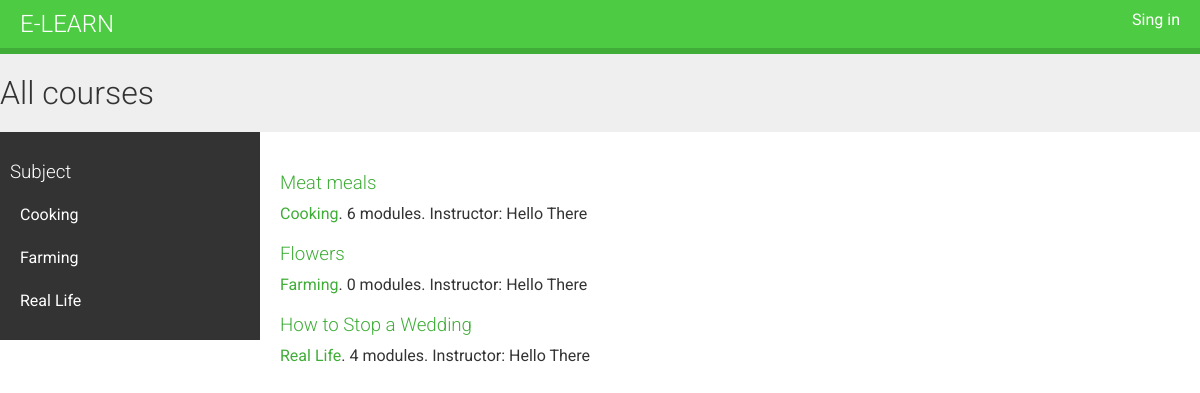
The page / on the database its author committed.
### courses/models.py (models this page shows, shortened)
class Subject(models.Model):
    title = models.CharField(max_length=200)
    slug = models.SlugField(max_length=200, unique=True)
    class Meta:
        ordering = ('title', )
    def __str__(self):
        return self.title

class Course(models.Model):
    owner = models.ForeignKey(User, related_name='courses_created')
    subject = models.ForeignKey(Subject, related_name='courses')
    title = models.CharField(max_length=200)
    slug = models.SlugField(max_length=200, unique=True)
    overview = models.TextField()
    created = models.DateTimeField(auto_now_add=True)
    class Meta:
        ordering = ('-created', )
    students = models.ManyToManyField(User, related_name='courses_joined', blank=True)

### courses/views.py (the view)
# urls.py: url(r'^subject/(?P<subject>[\w-]+)/$', views.CourseListView.as_view(), name='course_list_subject'),
class CourseListView(TemplateResponseMixin, View):
    model = Course
    template_name = 'courses/course/list.html'
    def get(self, request, subject=None):
        subjects = Subject.objects.annotate(total_courses=Count('courses'))
        courses = Course.objects.annotate(total_modules=Count('modules'))
        if subject:
            subject = get_object_or_404(Subject, slug=subject)
            courses = courses.filter(subject=subject)
        return self.render_to_response({'subjects': subjects, 'subject': subject, 'courses': courses})

### courses/templates/courses/course/list.html (shortened to what this page needs)
{% extends "base.html" %}
{% block content %}
    <h1>
    {% if subject %}
        {{ subject.title }} courses
    {% else %}
        All courses
    {% endif %}
    </h1>
    <div class="contents">
        <h3>Subject</h3>
        <ul id="modules">
            {% for s in subjects %}
                <li {% if  subject == s%} class="selected" {% endif %} >
                 <a href="{% url "course_list_subject" s.slug%}">{{ s.title }}</a>
                </li>
            {% endfor %}
        </ul>
    </div>
    <div class="module">
        {% for course in courses %}
            {% with subject=course.subject %}
                <h3><a href="{% url "course_detail" course.slug %}">{{ course.title }}</a></h3>
                <p>
                <a href="{% url "course_list_subject" subject.slug %}">{{ subject }}</a>.
                    {{ course.total_modules }} modules.
                    Instructor: {{ course.owner.get_full_name }}
                </p>
            {% endwith %}
        {% endfor %}
    </div>
{% endblock %}

### courses/static/css/base.css (style rules this page uses)
body { margin:0; font-family:'Roboto', sans-serif; font-weight:400; color:#333; }
a { color:#3fad37; text-decoration:none; }
h1, h2, h3, h4, h5, h6 { font-family:'Roboto', sans-serif; font-weight:300; }
h1 { background:#efefef; width:100%; overflow:auto; padding:20px 0 20px; margin:0; }
.module { overflow:auto; }
.module h3 { margin:30px 0 0; padding:0; width:100%; }
.module p { margin:10px 0 20px; width:100%; float:left; }
.contents { width:20%; padding:10px; float:left; background:#333; color: #fff; font-family:'Roboto', sans-serif; }
.contents ul { list-style:none; margin:0; padding:0; }
.contents ul li { margin:0 0 10px 0; padding:4px 10px 10px; overflow:auto; }
.contents ul a { display:block; color:#fff; text-decoration:none; }
.module { padding:10px 20px; float:left; }

### rows shown on the page
Subject: title "Cooking"
Subject: title "Farming"
Subject: title "Real Life"
Course: title "Meat meals", subject "Cooking", total_modules "6", owner.get_full_name "Hello There"
Course: title "Flowers", subject "Farming", total_modules "0", owner.get_full_name "Hello There"
Course: title "How to Stop a Wedding", subject "Real Life", total_modules "4", owner.get_full_name "Hello There"
